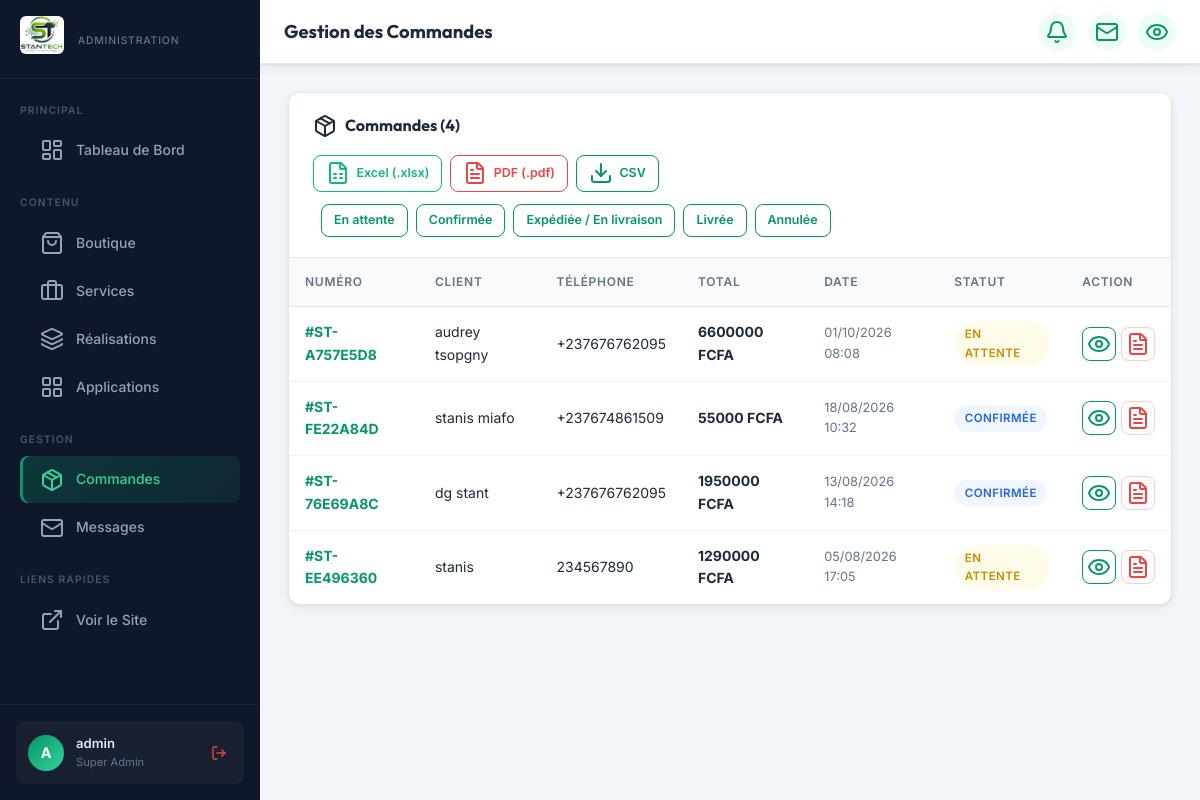
/dashboard/commandes/ (signed in), run on an earlier commit of the app's database.
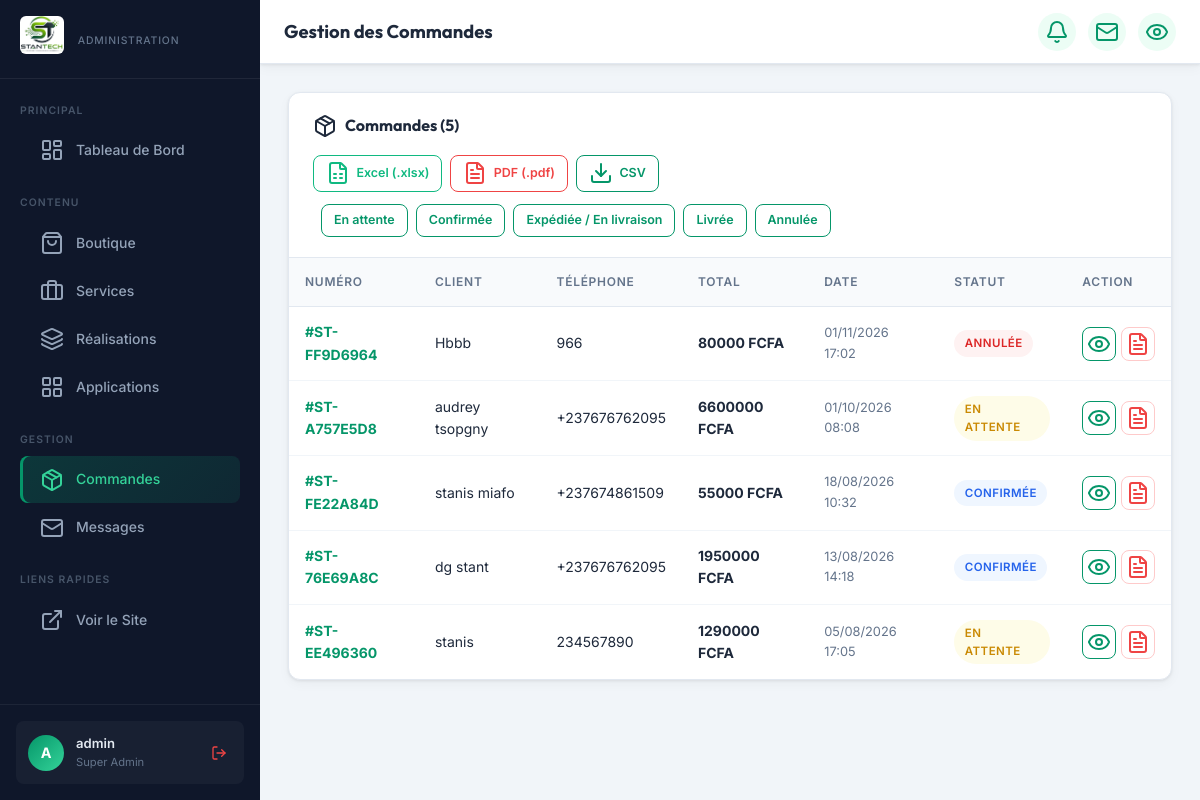
And on a later commit of the database.
### core/models.py (models this page shows, shortened)
class Order(models.Model):
    STATUS_CHOICES = [
        ('pending', 'En attente'),
        ('confirmed', 'Confirmée'),
        ('shipped', 'Expédiée / En livraison'),
        ('delivered', 'Livrée'),
        ('cancelled', 'Annulée'),
    ]
    order_number = models.CharField(max_length=50, unique=True, editable=False, verbose_name="Numéro de Commande")
    customer_name = models.CharField(max_length=150, verbose_name="Nom complet du client")
    customer_email = models.EmailField(verbose_name="Adresse email")
    customer_phone = models.CharField(max_length=30, verbose_name="Numéro de téléphone")
    delivery_address = models.TextField(verbose_name="Adresse de livraison")
    city = models.CharField(max_length=100, default="Abidjan / Paris", verbose_name="Ville")
    total_amount = models.DecimalField(max_digits=10, decimal_places=2, default=0.00, verbose_name="Montant total")
    status = models.CharField(max_length=20, choices=STATUS_CHOICES, default='pending', verbose_name="Statut de la commande")
    notes = models.TextField(blank=True, verbose_name="Notes / Instructions de livraison")
    created_at = models.DateTimeField(auto_now_add=True, verbose_name="Date de commande")
    class Meta:
        verbose_name = "Commande"
        verbose_name_plural = "Commandes"
        ordering = ['-created_at']

### core/admin_views.py (the view)
# urls.py: path('dashboard/commandes/', admin_views.dashboard_orders, name='dashboard_orders'),
@login_required(login_url='/dashboard/login/')
@user_passes_test(is_superuser, login_url='/dashboard/login/')
def dashboard_orders(request):
    status_filter = request.GET.get('status', '')
    orders = Order.objects.prefetch_related('items').all()
    if status_filter:
        orders = orders.filter(status=status_filter)
    context = {
        'orders': orders,
        'status_filter': status_filter,
        'status_choices': Order.STATUS_CHOICES,
        'page_title': 'Gestion des Commandes',
    }
    return render(request, 'admin_custom/orders.html', context)

### core/admin_views.py (called while the page is built)
def is_superuser(user):
    return user.is_authenticated and user.is_superuser

### core/context_processors.py (called while the page is built, shortened)
def cart_context(request):
    cart = request.session.get('cart', {})
    if not isinstance(cart, dict):
        cart = {}
    total_items = 0
    total_price = 0.0
    return {
        'cart_count': total_items,
        'cart_total': total_price,
        'cart_items': cart,
    }

def frontend_context(request):
    from django.conf import settings
    return {'frontend_url': settings.FRONTEND_URL}

### templates/admin_custom/orders.html (shortened to what this page needs)
{% extends 'admin_custom/base.html' %}
{% block content %}
<div class="table-card">
  <div class="table-header">
    <h3><i data-lucide="package"></i> Commandes ({{ orders.count }})</h3>
    <div class="table-actions">
      <div style="display:flex;gap:0.5rem;align-items:center;">
        <a href="{% url 'dashboard_export_orders_excel' %}" class="btn btn-sm btn-outline" style="color:#10b981;border-color:#10b981;" title="Exporter en Excel">
          <i data-lucide="file-spreadsheet"></i> Excel (.xlsx)
        </a>
        <a href="{% url 'dashboard_export_orders_pdf' %}" class="btn btn-sm btn-outline" style="color:#ef4444;border-color:#ef4444;" title="Exporter en PDF">
          <i data-lucide="file-text"></i> PDF (.pdf)
        </a>
        <a href="{% url 'dashboard_export_orders' %}" class="btn btn-sm btn-outline" title="Exporter en CSV">
          <i data-lucide="download"></i> CSV
        </a>
      </div>
      <form method="get" style="display:flex;gap:0.5rem;flex-wrap:wrap;margin-left:0.5rem;">
        {% for val, label in status_choices %}
          <a href="?status={{ val }}" class="btn btn-sm {% if status_filter == val %}btn-primary{% else %}btn-outline{% endif %}">{{ label }}</a>
        {% endfor %}
      </form>
    </div>
  </div>
  {% if orders %}
  <div class="table-responsive">
    <table>
      <thead><tr>
        <th>Numéro</th><th>Client</th><th>Téléphone</th><th>Total</th><th>Date</th><th>Statut</th><th>Action</th>
      </tr></thead>
      <tbody>
        {% for order in orders %}
        <tr>
          <td><a href="{% url 'dashboard_order_detail' order.pk %}" style="font-weight:700;color:var(--primary);text-decoration:none;">#{{ order.order_number }}</a></td>
          <td>{{ order.customer_name }}</td>
          <td>{{ order.customer_phone }}</td>
          <td><strong>{{ order.total_amount|floatformat:0 }} FCFA</strong></td>
          <td style="font-size:0.8rem;color:var(--text-muted);">{{ order.created_at|date:"d/m/Y H:i" }}</td>
          <td>
            {% if order.status == 'pending' %}<span class="badge badge-yellow">En attente</span>
            {% elif order.status == 'confirmed' %}<span class="badge badge-blue">Confirmée</span>
            {% elif order.status == 'shipped' %}<span class="badge badge-purple">En livraison</span>
            {% elif order.status == 'delivered' %}<span class="badge badge-green">Livrée</span>
            {% else %}<span class="badge badge-red">Annulée</span>{% endif %}
          </td>
          <td>
            <div style="display:flex;gap:0.3rem;">
              <a href="{% url 'dashboard_order_detail' order.pk %}" class="btn btn-outline btn-sm btn-icon" title="Voir la commande"><i data-lucide="eye"></i></a>
              <a href="{% url 'dashboard_export_order_single_pdf' order.pk %}" class="btn btn-outline btn-sm btn-icon" style="color:#ef4444;border-color:#fecaca;" title="Télécharger la Facture PDF"><i data-lucide="file-text"></i></a>
            </div>
          </td>
        </tr>
        {% endfor %}
      </tbody>
    </table>
  </div>
  {% else %}
    <div class="empty-state"><i data-lucide="package"></i><h4>Aucune commande</h4><p>Les commandes passées sur la boutique apparaîtront ici.</p></div>
  {% endif %}
</div>
{% endblock %}

What changed in the data, as far as the page shows it:
added Order: order_number "ST-FF9D6964", customer_name "Hbbb", customer_phone "966", total_amount "80000", created_at "01/11/2026 17:02", status "ANNULÉE"
Also different on the page:
{{ orders.count }}: "4" → "5"
